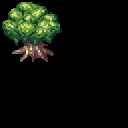

This game map was drawn from its Tiled (.tmx) file and the tilesets committed beside it. A one-line description and the full map source follow:
An orthogonal 4x4 tile map with 32x32 px tiles, 3 tile layers (regions, input_Trees, output_Trees) and 1 object (wall).

<map version="1.2" tiledversion="1.2.1" orientation="orthogonal" renderorder="right-down" width="4" height="4" tilewidth="32" tileheight="32" infinite="0" nextlayerid="5" nextobjectid="2">
 <tileset firstgid="1" source="32_forest.tsx" />
 <layer id="2" name="regions" width="4" height="4">
  <data encoding="csv">
5,6,0,0,
20,21,0,0,
0,0,0,0,
0,0,0,0
</data>
 </layer>
 <layer id="1" name="input_Trees" width="4" height="4">
  <data encoding="csv">
5,6,0,0,
20,21,0,0,
0,0,0,0,
0,0,0,0
</data>
 </layer>
 <objectgroup id="4" name="output_collision">
  <object id="1" name="wall" x="5" y="7" width="50" height="39">
   <ellipse />
  </object>
 </objectgroup>
 <layer id="3" name="output_Trees" width="4" height="4">
  <data encoding="csv">
5,6,0,0,
20,21,0,0,
0,0,0,0,
0,0,0,0
</data>
 </layer>
</map>
